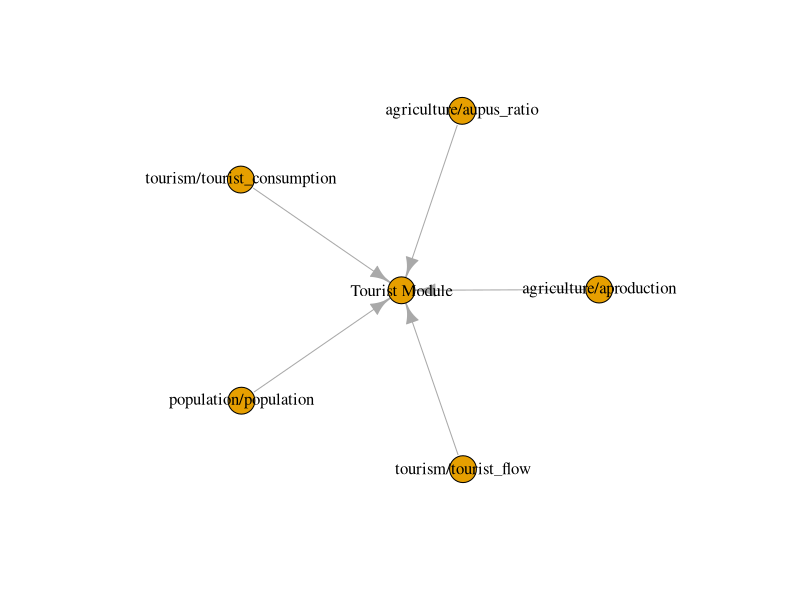

This figure's R source:
## ---- chunk 1
## Load required functions
library(data.table)
library(knitr)
library(igraph)
## ---- chunk 2

d=data.table(geographicAreaM49=4, measuredElement=5141, 
measuredItemCPC=c("01221", "01229", "01290.90", "01312", "01314", "01315"),
timePointYears = 2012, Value=c(169629.7, 210423.9, 469965.3, 27692.92, 6037.902, 823.302),
flagObservationStatus = "I", flagMethod = "e")
kable(d, format = "markdown", padding = 0)

## ---- chunk 3

d=data.table(geographicAreaM49=c(4, 4, 4, 8, 8, 8), measuredElementPopulation=21, 
timePointYears = c(2012, 2011, 2010, 2012, 2011, 2010), Value=c(29825, 29105, 28398, 3162, 3154, 3150),
flagPopulation = "/")
kable(d, format = "markdown", padding = 0)

## ---- chunk 4
options(warn=-1)
relationsTables <- data.frame(from=c("agriculture/aproduction", "agriculture/aupus_ratio",
                                     "population/population", "tourism/tourist_flow", "tourism/tourist_consumption"),
                              to=c("Tourist Module", "Tourist Module", "Tourist Module",
                                   "Tourist Module", "Tourist Module"))

g <- graph.data.frame(relationsTables)
plot(g, vertex.label.color="black")

## ---- chunk 5

d=data.table(destinationCountryM49=76, originCountryM49=c(24, 24, 24, 32, 32, 32), tourismElement = 60,
timePointYears = rep(c(2012, 2011, 2010), 2), 
Value=c(37779, 37221, 38051, 1671604, 1593775, 1399592),
flagObservationStatus = "",
flagMethod = "")
kable(d, format = "markdown", padding = 0)

## ---- chunk 6

d=data.table(geographicAreaM49=380, tourismElement=c(20, 20, 20, 30, 30, 30),
timePointYears = rep(c(2012, 2011, 2010), 2), 
Value=c(3.71, 3.72, 3.77, 29933.00, 29747.00, 29599.00),
flagObservationStatus = "",
flagMethod = "")
kable(d, format = "markdown", padding = 0)
## ---- chunk 7

d=data.table(originCountryM49=380, destinationCountryM49=c(100,100, 100, 104, 104, 104), tourismElement = 60,
timePointYears = rep(c(2010, 2011, 2012), 2), 
Value=c(639539.8, 671916.3, 660754.6, 57833.0, 78105.0, 76276.0))
kable(d, format = "markdown", padding = 0)

## ---- chunk 8

d=data.table(geographicAreaM49=4, measuredElement=5141, 
measuredItemCPC=c("01221", "01229", "01290.90", "01312", "01314", "01315"),
timePointYears = 2012, Value=c(169629.7, 210423.9, 469965.3, 27692.92, 6037.902, 823.302),
flagObservationStatus = "I", flagMethod = "e")
kable(d, format = "markdown", padding = 0)

## ---- chunk 9

d=data.table(geographicAreaM49=4, measuredElement=261, timePointYearsSP = 0,
measuredItemCPC = c("0115", "01221", "01229", "01315", "01323", "01330"), 
Value=c(327, 13, 22, 75, 29, 67),
flagPopulation = "N")
kable(d, format = "markdown", padding = 0)

## ---- chunk 10

d=data.table(geographicAreaM49=c(4, 4, 4, 8, 8, 8), measuredElementPopulation=21, 
timePointYears = c(2012, 2011, 2010, 2012, 2011, 2010), Value=c(29825, 29105, 28398, 3162, 3154, 3150),
flagPopulation = "/")
kable(d, format = "markdown", padding = 0)

## ---- chunk 11

d=data.table(geographicAreaM49=100, measuredItemCPC=c("01211", "01212", "01213", "01214", "01215", "01216"), 
timePointYears = 2012, Value=c(0.26, 2.69, 0.15, 0.18, 0.09, 0.00))
kable(d, format = "markdown", padding = 0)

## ---- chunk 12

d=data.table(timePointYears = 2012, geographicAreaM49=380, 
             measuredItemCPC = c("01192", "01211", "01212", "01213", "01214", "01215"),
             tourismElement = 100,
Value = c(60001870, 10445679, 106880731, 124113235, 157405729, 29847199), 
        flagObservationStatus = "I", 
        flagMethod = "e")
kable(d, format = "markdown", padding = 0)

